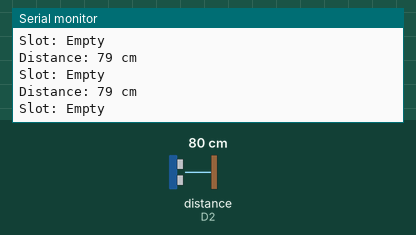
Simulated run of this sketch. Board: ESP8266 (NodeMCU). Parts: the last lines printed to the serial monitor. Wiring (inferred from the names in the program): ultrasonic range finder: trigger D1; echo D2. The inputs (shaded band) are chosen by the test bench; at power-on: distance to the obstacle (sensor on D2) 80 cm. The echo pulse lasts 58.3 µs per cm.

Above: at 1.3 s.
1.4 s: distance to the obstacle (sensor on D2) set to 2 cm
At 1.9 s:
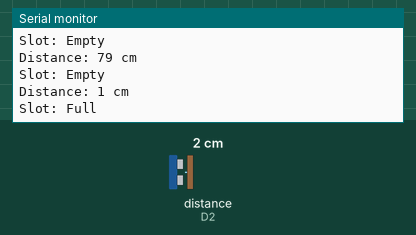
3.5 s: distance to the obstacle (sensor on D2) set to 4 cm
At 3.9 s:
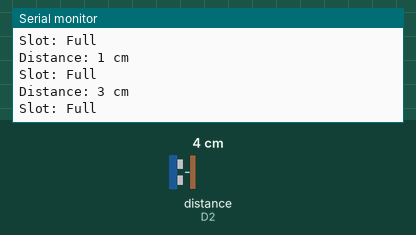
Timing chart, 0 to 6.5 s (numbered marks = the images above; inputs shaded):
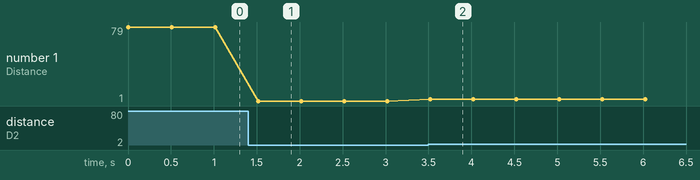

Measured:
- after the input at 1.4 s, the serial monitor: prints a new line after 0.12 s (image 1)
- after the input at 3.5 s, the serial monitor: prints a new line at once (image 2)
- plotted number 1: 79 → 1 after the input at 1.4 s, 1 → 3 after the input at 3.5 s

The sketch:

ultrasonic_servo.ino
```cpp
  //#include <Servo.h>

#define TRIGGER_PIN D1
#define ECHO_PIN D2
//#define SERVO_PIN D3

//Servo myservo;

void setup() {
  Serial.begin(115200);
  //myservo.attach(SERVO_PIN);
  pinMode(TRIGGER_PIN, OUTPUT);
  pinMode(ECHO_PIN, INPUT);
}

void loop() {
  long duration, distance;

  // Trigger ultrasonic sensor
  digitalWrite(TRIGGER_PIN, LOW);
  delayMicroseconds(2);
  digitalWrite(TRIGGER_PIN, HIGH);
  delayMicroseconds(10);
  digitalWrite(TRIGGER_PIN, LOW);

  // Measure the duration of the echo
  duration = pulseIn(ECHO_PIN, HIGH);

  // Calculate distance in centimeters
  distance = duration * 0.034 / 2;

  // Print the distance to the Serial Monitor
  Serial.print("Distance: ");
  Serial.print(distance);
  Serial.println(" cm");

if(distance > 6)
  Serial.print("Slot: Empty");

else
  Serial.print("Slot: Full");

  Serial.println(" ");
  // Wait for a moment before the next reading
  delay(500);
}
```
